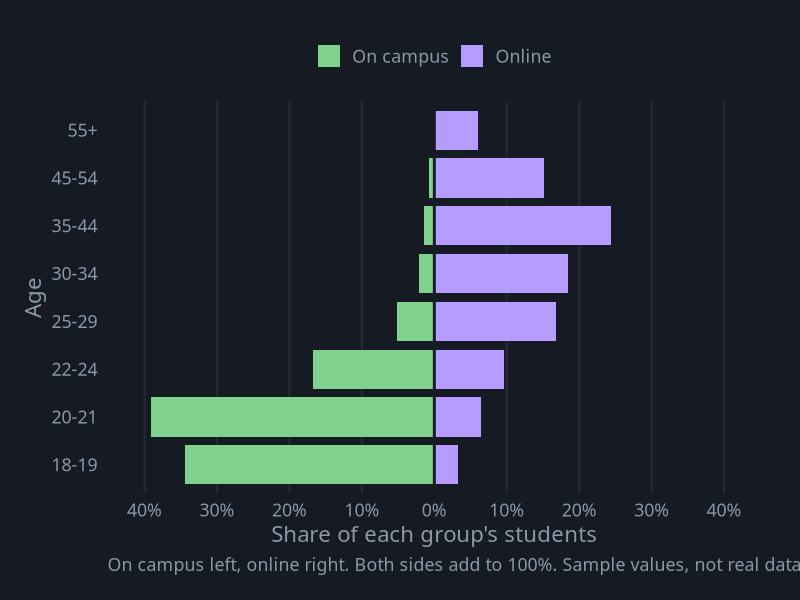
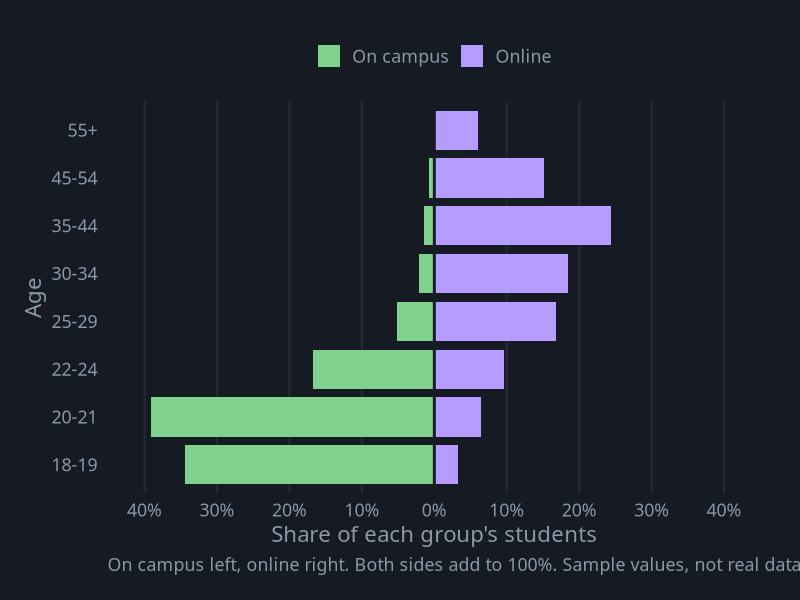

The R source for these figures, in order:
# Population Pyramid
# Question: How do age bands compare between online and on-campus students?
# Put this script and poppyramid.csv in the same folder, then in RStudio choose
# Session > Set Working Directory > To Source File Location.

library(tidyverse)

# ---- Gallery look: dark background, soft gray text ----
font <- "IBM Plex Sans"   # use "sans" if IBM Plex Sans is not installed
ink  <- "#8B97A7"

theme_gallery <- function() {
  theme_minimal(base_size = 16, base_family = font) +
    theme(
      plot.background  = element_rect(fill = "#161B23", color = NA),
      panel.grid       = element_line(color = "#222A34"),
      panel.grid.minor = element_blank(),
      text             = element_text(color = ink),
      axis.text        = element_text(color = ink),
      legend.position  = "top",
      legend.title     = element_blank(),
      plot.margin      = margin(24, 28, 18, 18)
    )
}

pal <- c("On campus" = "#7FD18C", "Online" = "#B79CFF")

df <- read_csv("poppyramid.csv", show_col_types = FALSE) |>
  mutate(age_band = fct_inorder(age_band)) |>          # keep the order from the file
  group_by(format) |>
  mutate(share = students / sum(students)) |>          # share of each group, not raw counts
  ungroup() |>
  mutate(plot_share = if_else(format == "On campus", -share, share))   # on campus to the left

widest <- max(df$share) * 1.05   # the same reach on both sides keeps one shared scale

p <- ggplot(df, aes(x = plot_share, y = age_band, fill = format)) +
  geom_col(width = 0.82) +
  geom_vline(xintercept = 0, color = "#161B23", linewidth = 1) +
  # both sides use one scale, so equal bar lengths mean equal shares
  scale_x_continuous(labels = function(x) scales::percent(abs(x)), limits = c(-widest, widest),
                     breaks = seq(-0.4, 0.4, 0.1)) +
  scale_fill_manual(values = pal, name = NULL) +
  labs(x = "Share of each group's students", y = "Age",
       caption = "On campus left, online right. Both sides add to 100%. Sample values, not real data.") +
  theme_gallery() +
  theme(panel.grid.major.y = element_blank(), plot.caption = element_text(color = ink, hjust = 0))

ggsave("poppyramid.png", p, width = 9, height = 6, dpi = 200)
p
